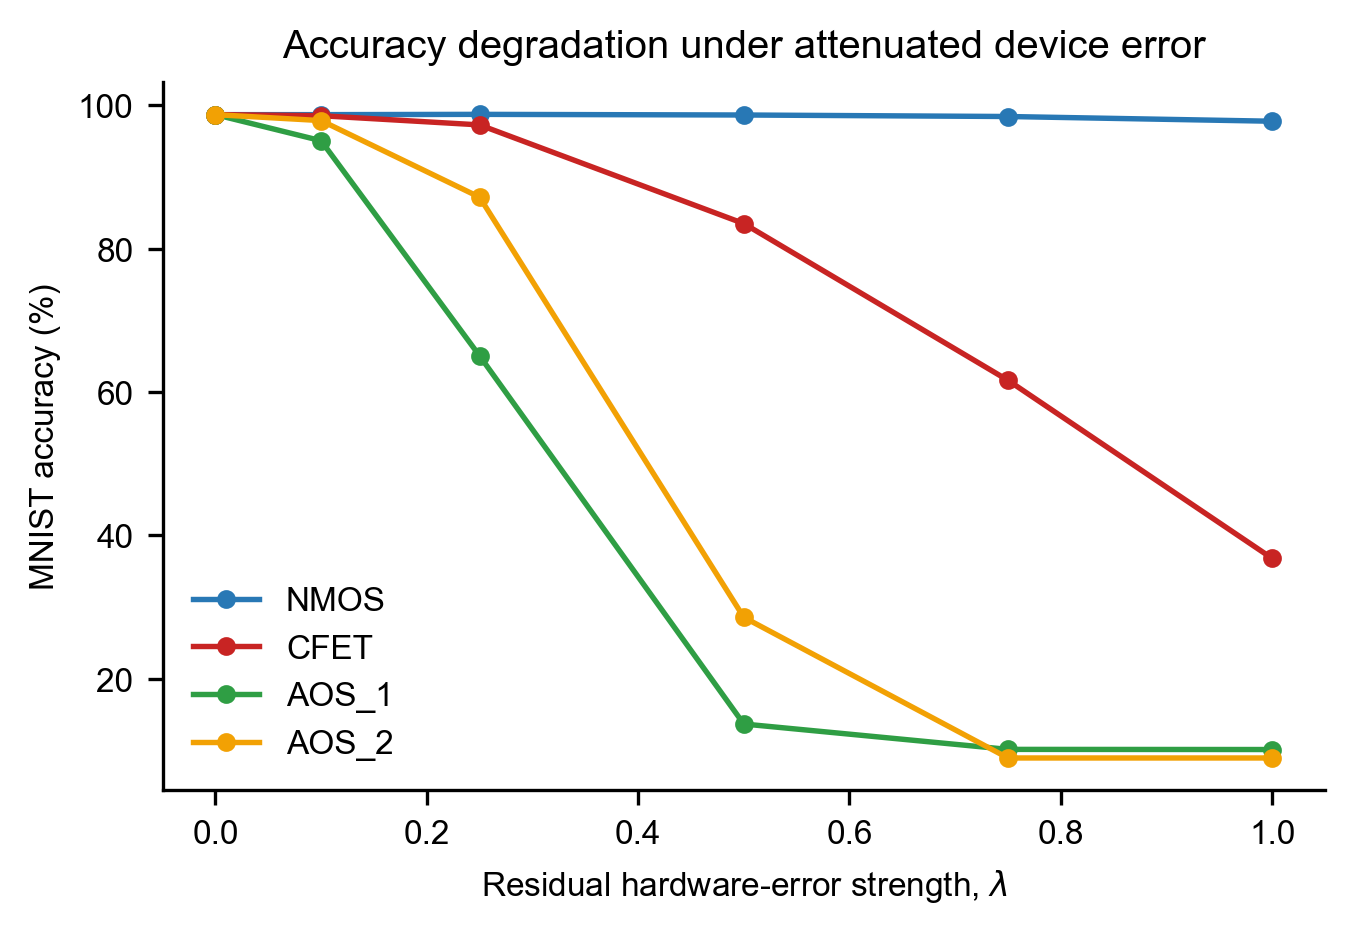

Write the Python code that produced this figure.
"""Disposable experiments for physically interpretable error attenuation.

No production module imports this file. It can be deleted with the temp folder.
"""
from __future__ import annotations

from dataclasses import asdict
import json
from pathlib import Path
import sys

import matplotlib
matplotlib.use("Agg")
import matplotlib.pyplot as plt
import numpy as np
import torch

HERE = Path(__file__).resolve().parent
MODEL_DIR = HERE.parent
PROJECT_ROOT = MODEL_DIR.parents[1]
sys.path.insert(0, str(MODEL_DIR))

from lenet5.config import ExperimentConfig
from lenet5.data import create_mnist_loaders
from lenet5.engine import evaluate, load_checkpoint
from lenet5.model import InferenceMode, LeNet5
from lenet5.quantization import ideal_multiplication_lut, load_fitting_lut, load_quantization_parameters

DEVICE_LUTS = {
    "NMOS": PROJECT_ROOT / "1_data_fitting/output/01_NMOS/hardware_multiplication_lut.csv",
    "CFET": PROJECT_ROOT / "1_data_fitting/output/02_CFET/hardware_multiplication_lut.csv",
    "AOS_1": PROJECT_ROOT / "1_data_fitting/output/03_AOS_1/hardware_multiplication_lut.csv",
    "AOS_2": PROJECT_ROOT / "1_data_fitting/output/04_AOS_2/hardware_multiplication_lut.csv",
}
STRENGTHS = (0.0, 0.1, 0.25, 0.5, 0.75, 1.0)


def configure(model, params, lut_by_layer) -> None:
    for name, layer in model.fault_layers().items():
        item = params[name]
        layer.configure_hardware_lut(
            lut_by_layer[name], input_scale=item.input_scale,
            input_zero_point=item.input_zero_point,
            weight_scale=torch.tensor(item.weight_scale),
            weight_zero_point=torch.tensor(item.weight_zero_point),
        )


def main() -> int:
    config = ExperimentConfig()
    _, test_loader = create_mnist_loaders(config, download=False)
    model = LeNet5()
    load_checkpoint(model, MODEL_DIR / "chekpoint/lenet5_float.pt")
    params = load_quantization_parameters(MODEL_DIR / "chekpoint/quantization.json")
    ideal = ideal_multiplication_lut().float()
    layer_names = list(model.fault_layers())
    payload = {
        "definition": "L_eff = round(L_ideal + lambda * (L_device - L_ideal)); lambda is residual hardware-error strength after calibration/redundancy.",
        "strengths": list(STRENGTHS), "devices": {}, "layer_aware": {},
    }
    for device_name, path in DEVICE_LUTS.items():
        device = torch.as_tensor(load_fitting_lut(path)).float()
        sweep = {}
        for strength in STRENGTHS:
            effective = torch.round(ideal + strength * (device - ideal))
            configure(model, params, {name: effective for name in layer_names})
            result = evaluate(model, test_loader, device=config.device, mode=InferenceMode.FAULT)
            sweep[str(strength)] = {"accuracy": result.accuracy, "loss": result.loss}
            print(f"{device_name:5s} lambda={strength:.2f}: {result.accuracy:.4f}")
        payload["devices"][device_name] = sweep

        # Sensitivity-guided hybrid mapping: convolution/FC1 stay digital/ideal;
        # only the empirically robust FC2 and FC3 use the physical device LUT.
        tables = {name: (device if name in {"fc2", "fc3"} else ideal) for name in layer_names}
        configure(model, params, tables)
        hybrid = evaluate(model, test_loader, device=config.device, mode=InferenceMode.FAULT)
        payload["layer_aware"][device_name] = {"device_layers": ["fc2", "fc3"], **asdict(hybrid)}
        print(f"{device_name:5s} layer-aware(fc2,fc3): {hybrid.accuracy:.4f}")

    (HERE / "alternative_error_schemes.json").write_text(json.dumps(payload, indent=2), encoding="utf-8")
    plt.rcParams.update({"font.family": "sans-serif", "font.sans-serif": ["Arial", "DejaVu Sans"], "font.size": 8, "savefig.dpi": 300})
    fig, ax = plt.subplots(figsize=(4.4, 3.0), constrained_layout=True)
    colors = ["#2878B5", "#C82423", "#2F9E44", "#F2A104"]
    for (device_name, sweep), color in zip(payload["devices"].items(), colors):
        ax.plot(STRENGTHS, [100 * sweep[str(s)]["accuracy"] for s in STRENGTHS], "o-", lw=1.3, ms=3.5, color=color, label=device_name)
    ax.set(xlabel="Residual hardware-error strength, $\\lambda$", ylabel="MNIST accuracy (%)", title="Accuracy degradation under attenuated device error")
    ax.spines[["top", "right"]].set_visible(False)
    ax.legend(frameon=False)
    fig.savefig(HERE / "alternative_error_schemes.png", bbox_inches="tight")
    plt.close(fig)
    return 0


if __name__ == "__main__":
    raise SystemExit(main())
